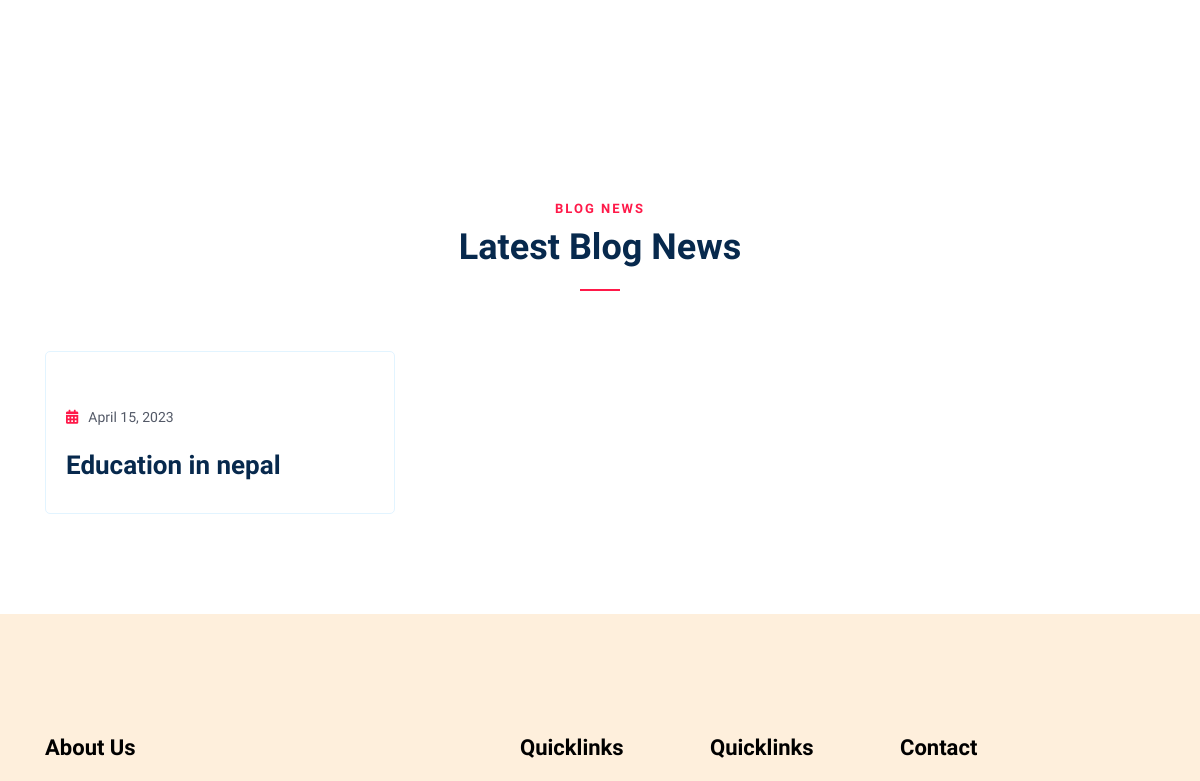
The app's page / (middle part), older data.
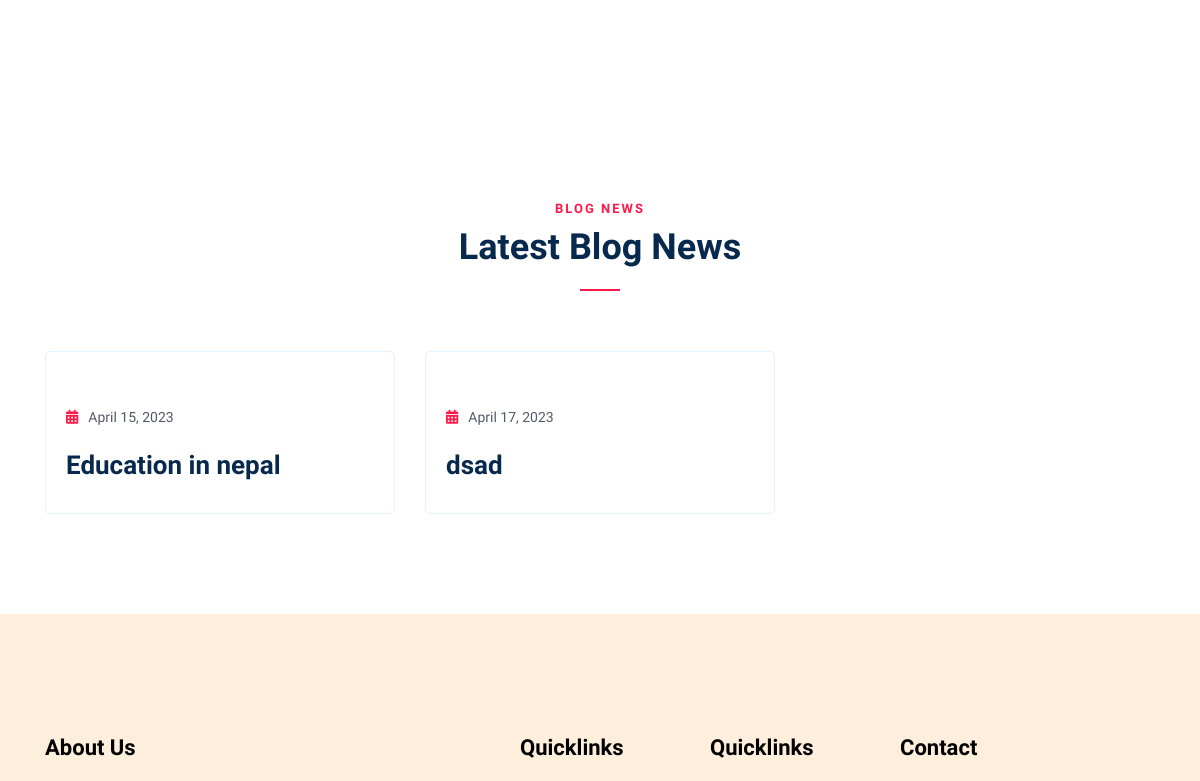
The same page, newer data.
### features/models.py (models this page shows, shortened)
class Blog(models.Model):
    title = models.TextField()
    blog = models.TextField()
    image = models.ImageField(upload_to="blogs_images/",verbose_name="Image (670*670)")
    slug = AutoSlugField(populate_from='title', unique=True)
    created = models.DateField(auto_now_add=True)
    class Meta:
        verbose_name_plural = "06. Blogs"

### features/views.py (the view)
# urls.py: 2. Add a URL to urlpatterns:  path('', views.home, name='home')
def home(request):
    testimonial = Testimonial.objects.all()
    gallery = Gallery.objects.all()
    blogs = Blog.objects.all()
    slides = Slider.objects.all()
    home = HomeContent.objects.filter()[:1].get()
    context = {
        'slides':slides,
        'home':home,
        'testimonial':testimonial,
        'gallery':gallery,
        'blogs':blogs,
    }
    return render(request,'index.html',context)

### features/context_processor.py (called while the page is built)
def custom_data(request):
    if SchoolSetup.objects.all().exists():
        setup = SchoolSetup.objects.all().order_by('-created')
        data = setup[0]
        return {'data': data}
    else:
        data=None
        return {'data': data}

### templates/index.html (shortened to what this page needs)
{% load static %}
{% include 'header.html' %}
    <section class="testimonial section-padding">
    </section>
    <section class="blog section-padding pt-40">
        <div class="container">
            <div class="row justify-content-center">
                <div class="col-lg-6">
                    <div class="section-heading center-heading">
                        <span class="subheading">Blog News</span>
                        <h3>Latest Blog News</h3>
                    </div>
                </div>
            </div>
            <div class="row">
                {% for blogs in blogs %}
                <div class="col-lg-4 col-md-6">
                    <div class="blog-item">
                        <div class="blog-content">
                            <div class="entry-meta">
                                <span><i class="fa fa-calendar-alt"></i>{{blogs.created}}</span>
                            </div>
                            <h2 class="font-size-26"><a href="{% url 'blog_details' slug=blogs.slug %}">{{blogs.title}}</a></h2>
                        </div>
                    </div>
                </div>
                {% endfor %}
            </div>
        </div>
    </section>
    {% include 'footer.html' %}

Row changes from the older to the newer data that the page shows:
added Blog: created "April 17, 2023", title "dsad"
